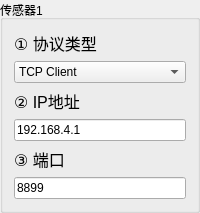
           <widget class="QGroupBox" name="netSet">
            <property name="sizePolicy">
             <sizepolicy hsizetype="Minimum" vsizetype="Preferred">
              <horstretch>0</horstretch>
              <verstretch>0</verstretch>
             </sizepolicy>
            </property>
            <property name="minimumSize">
             <size>
              <width>0</width>
              <height>0</height>
             </size>
            </property>
            <property name="title">
             <string>传感器1</string>
            </property>
            <layout class="QVBoxLayout" name="verticalLayout_6">
             <item>
              <widget class="QLabel" name="statuLable_11">
               <property name="maximumSize">
                <size>
                 <width>16777215</width>
                 <height>30</height>
                </size>
               </property>
               <property name="text">
                <string>&lt;html&gt;&lt;head/&gt;&lt;body&gt;&lt;p align=&quot;justify&quot;&gt;&lt;span style=&quot; font-size:12pt;&quot;&gt;① 协议类型&lt;/span&gt;&lt;/p&gt;&lt;/body&gt;&lt;/html&gt;</string>
               </property>
              </widget>
             </item>
             <item>
              <widget class="QComboBox" name="protocol">
               <property name="sizePolicy">
                <sizepolicy hsizetype="Preferred" vsizetype="Preferred">
                 <horstretch>0</horstretch>
                 <verstretch>0</verstretch>
                </sizepolicy>
               </property>
               <item>
                <property name="text">
                 <string>TCP Client</string>
                </property>
               </item>
               <item>
                <property name="text">
                 <string>TCP Server</string>
                </property>
               </item>
               <item>
                <property name="text">
                 <string>UDP</string>
                </property>
               </item>
               <item>
                <property name="text">
                 <string>HTTP</string>
                </property>
               </item>
              </widget>
             </item>
             <item>
              <widget class="QLabel" name="statuLable_12">
               <property name="maximumSize">
                <size>
                 <width>16777215</width>
                 <height>30</height>
                </size>
               </property>
               <property name="text">
                <string>&lt;html&gt;&lt;head/&gt;&lt;body&gt;&lt;p align=&quot;justify&quot;&gt;&lt;span style=&quot; font-size:12pt;&quot;&gt;② IP地址 &lt;/span&gt;&lt;/p&gt;&lt;/body&gt;&lt;/html&gt;</string>
               </property>
              </widget>
             </item>
             <item>
              <widget class="QLineEdit" name="IP">
               <property name="sizePolicy">
                <sizepolicy hsizetype="Preferred" vsizetype="Preferred">
                 <horstretch>0</horstretch>
                 <verstretch>0</verstretch>
                </sizepolicy>
               </property>
               <property name="text">
                <string>192.168.4.1</string>
               </property>
              </widget>
             </item>
             <item>
              <widget class="QLabel" name="statuLable_13">
               <property name="maximumSize">
                <size>
                 <width>16777215</width>
                 <height>30</height>
                </size>
               </property>
               <property name="text">
                <string>&lt;html&gt;&lt;head/&gt;&lt;body&gt;&lt;p align=&quot;justify&quot;&gt;&lt;span style=&quot; font-size:12pt;&quot;&gt;③ 端口&lt;/span&gt;&lt;/p&gt;&lt;/body&gt;&lt;/html&gt;</string>
               </property>
              </widget>
             </item>
             <item>
              <widget class="QLineEdit" name="port">
               <property name="sizePolicy">
                <sizepolicy hsizetype="Expanding" vsizetype="Preferred">
                 <horstretch>0</horstretch>
                 <verstretch>0</verstretch>
                </sizepolicy>
               </property>
               <property name="text">
                <string>8899</string>
               </property>
              </widget>
             </item>
            </layout>
           </widget>
